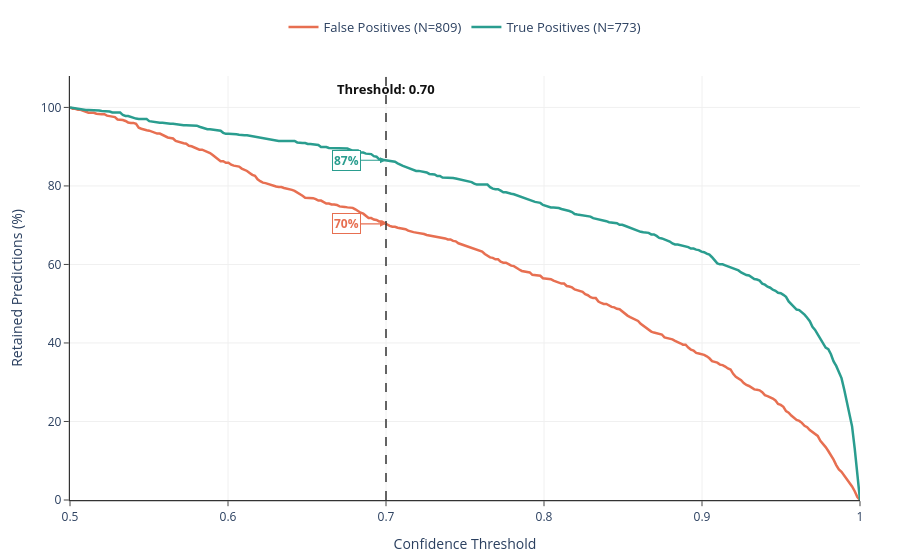

Here is the notebook cell this chart was saved with:
### Code cell
# Plot the confidence retention curves for the model.
# It is used to see if we can improve the precision of the model by filtering out,
# low-confidence predictions, and how this affects the recall.
confidence_threshold = 0.7
fig_retention = plot_confidence_retention_curves(
    df=scores_df,
    category=None,
    model_name=model_name,
    suggested_threshold=confidence_threshold,
)
save_figure_for_paper(
    fig_retention,
    f"../figures/gliner/gliner_confidence_retention_{model_name}.svg",
)
fig_retention.show()

### Figure 1 — Plotly figure (JSON) as saved in the notebook; plotly's stock layout.template omitted (floating-point values rounded to 4 significant figures; data arrays with more than 128 entries replaced by an {"elided": "..."} marker saying what was removed)
{"data": [{"line": {"color": "#e76f51", "width": 2.5}, "mode": "lines", "name": "False Positives (N=809)", "type": "scatter", "x": {"elided": "300 float values"}, "y": {"elided": "300 float values"}}, {"line": {"color": "#2a9d8f", "width": 2.5}, "mode": "lines", "name": "True Positives (N=773)", "type": "scatter", "x": {"elided": "300 float values"}, "y": {"elided": "300 float values"}}], "layout": {"annotations": [{"font": {"color": "#111111", "size": 13}, "showarrow": false, "text": "<b>Threshold: 0.70</b>", "x": 0.7, "xanchor": "center", "y": 102, "yanchor": "bottom"}, {"arrowcolor": "#2a9d8f", "arrowhead": 2, "arrowsize": 1, "arrowwidth": 1.2, "ax": -40, "ay": 0, "bgcolor": "white", "bordercolor": "#2a9d8f", "borderwidth": 1, "font": {"color": "#2a9d8f", "size": 12}, "showarrow": true, "text": "<b>87%</b>", "x": 0.7, "y": 86.55}, {"arrowcolor": "#e76f51", "arrowhead": 2, "arrowsize": 1, "arrowwidth": 1.2, "ax": -40, "ay": 0, "bgcolor": "white", "bordercolor": "#e76f51", "borderwidth": 1, "font": {"color": "#e76f51", "size": 12}, "showarrow": true, "text": "<b>70%</b>", "x": 0.7, "y": 70.33}], "hovermode": false, "legend": {"font": {"size": 13}, "orientation": "h", "x": 0.5, "xanchor": "center", "y": 1.08, "yanchor": "bottom"}, "margin": {"b": 60, "l": 70, "r": 40, "t": 60}, "paper_bgcolor": "white", "plot_bgcolor": "white", "shapes": [{"line": {"color": "#333333", "dash": "dash", "width": 1.5}, "type": "line", "x0": 0.7, "x1": 0.7, "xref": "x", "y0": 0, "y1": 1, "yref": "y domain"}], "xaxis": {"dtick": 0.1, "gridcolor": "#f0f0f0", "linecolor": "#333333", "linewidth": 1.2, "range": [0.5, 1], "showgrid": true, "showline": true, "ticks": "outside", "title": {"font": {"size": 14}, "text": "Confidence Threshold"}}, "yaxis": {"dtick": 20, "gridcolor": "#f0f0f0", "linecolor": "#333333", "linewidth": 1.2, "range": [0, 108], "showgrid": true, "showline": true, "ticks": "outside", "title": {"font": {"size": 14}, "text": "Retained Predictions (%)"}}}}
